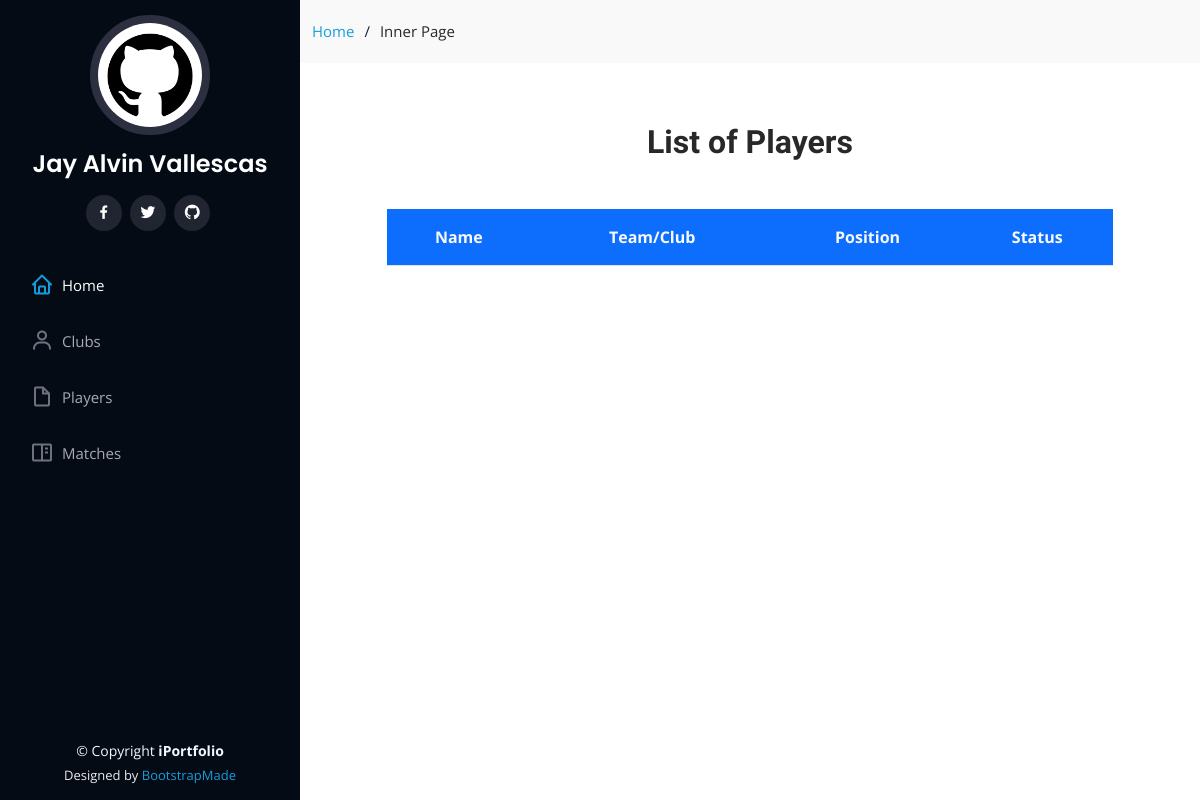
Before: /player/ with the older database file.
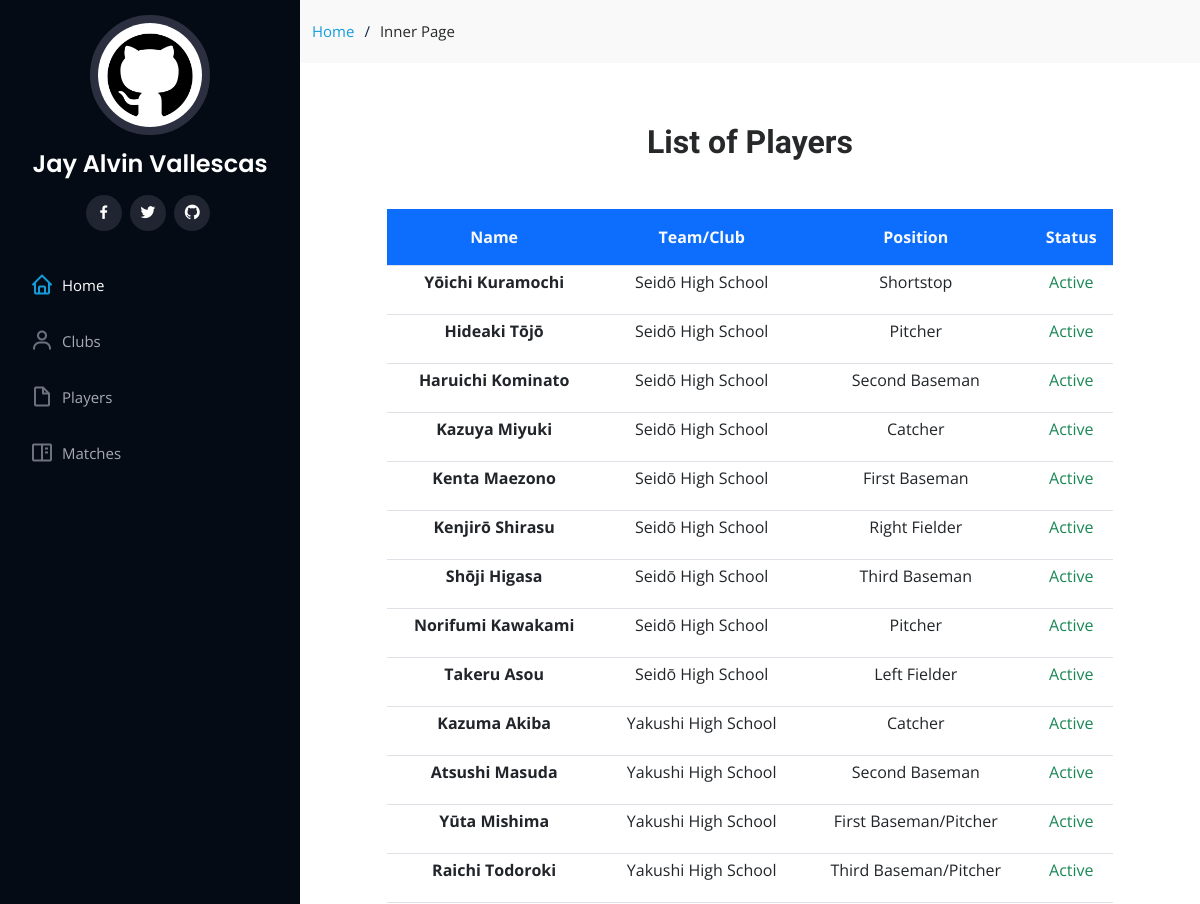
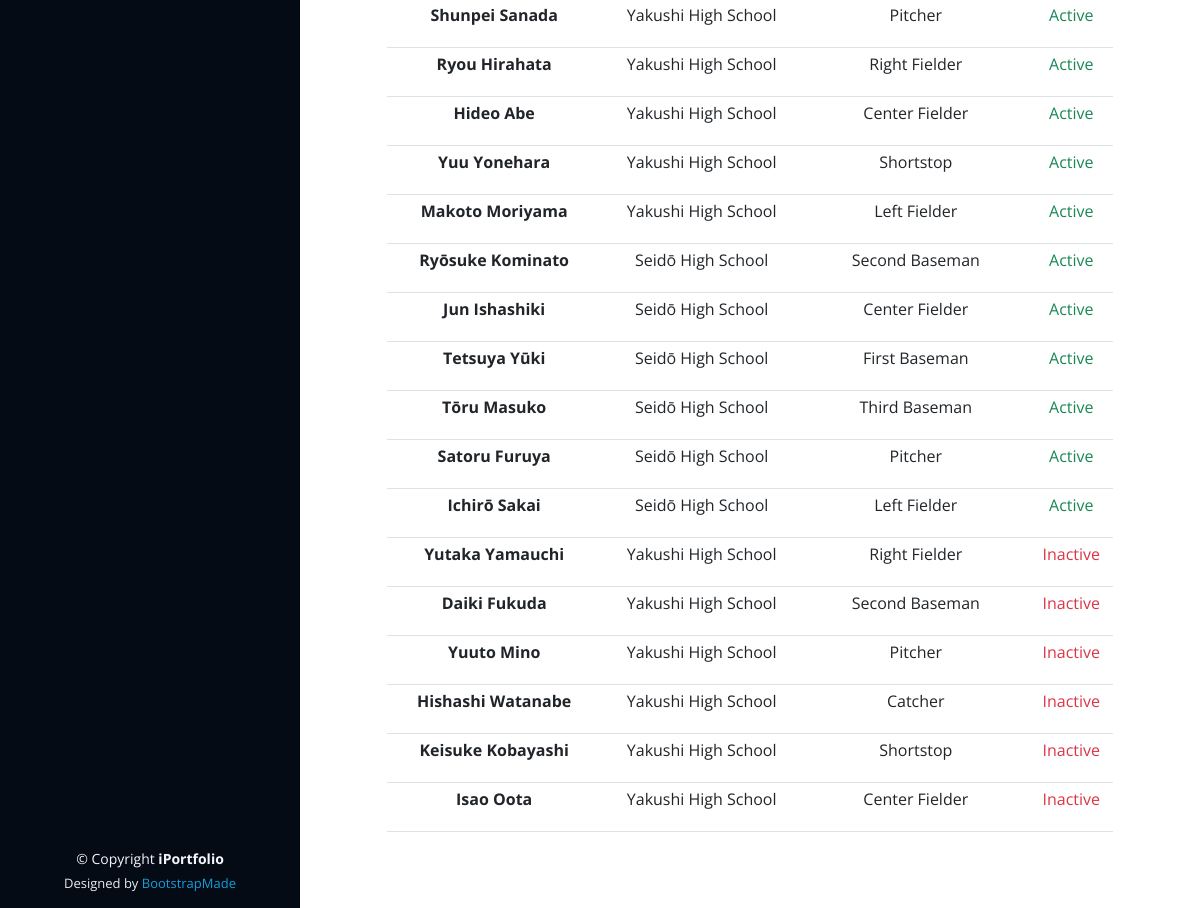
After: the same page with the newer database file (2 pictures, top to bottom).
### baseball_/models.py (models this page shows, shortened)
class BaseModel(models.Model):
    created_at = models.DateTimeField(
        auto_now_add=True, db_index=True)
    updated_at = models.DateTimeField(auto_now=True)
    class Meta:
        abstract = True

class Play(BaseModel):
    STRING_CHOICES= (
    ('First String', 'First String'),
    ('Second String','Second String'))
    player = models.ForeignKey(Person, on_delete=models.CASCADE, related_name = "Player")
    team = models.ForeignKey(Club, on_delete=models.CASCADE, related_name = "Team")
    string_no = models.CharField(max_length=100, choices = STRING_CHOICES)
    isActive = models.BooleanField(default=False)
    pos = models.ForeignKey(Position, on_delete=models.CASCADE)

class Person(BaseModel):
    lastname = models.CharField(max_length=100)
    firstname = models.CharField(max_length=100)
    email = models.EmailField(null=True, blank=True, max_length=100)
    height = models.DecimalField(max_digits=10, decimal_places=5, null=True)
    weight = models.DecimalField(max_digits=10, decimal_places=5, null=True)

class Club(BaseModel):
    name = models.CharField(max_length=100)
    coach = models.ForeignKey(Person, on_delete=models.CASCADE)
    description = models.TextField(null=True, blank=True)
    dorm_latitude = models.DecimalField(max_digits=22, decimal_places=16, null=True, blank=True)
    dorm_longitude = models.DecimalField(max_digits=22, decimal_places=16, null=True, blank=True)
    team_pic = models.ImageField(default="defaultimg.png", null=True, blank=True, verbose_name="Team Image")

class Position(BaseModel):
    description = models.CharField(max_length=100)

### baseball_/views.py (the view)
# urls.py: path('player/',views.PlayerView.as_view(), name='player'),
class PlayerView(ListView):
    model = Play
    context_object_name = 'play'
    template_name = "player.html"
    def get_context_data(self, **kwargs):
        context = super().get_context_data(**kwargs)
        context['header_text'] = 'List of Players'
        return context
    def get_queryset(self, *args, **kwargs):
        qs = super(PlayerView, self).get_queryset(*args, **kwargs)
        return qs

### landingpage/templates/player.html
{% extends 'base.html' %}
{% load static %}
{% block content %}
<div class="container">
     <h2 class="col-12 text-center mb-5">
      <strong>{{ header_text }}</strong>
    </h2>
    <div class="row">
    <div class="col-10 mx-auto">
        <table class="table table-sm text-center">
            <thead class="bg-primary text-light">
              <tr>
                <th class="py-3" scope="col">Name</th>
                <th class="py-3" scope="col">Team/Club</th>
                <th class="py-3" scope="col">Position</th>
                <th class="py-3" scope="col">Status</th>
              </tr>
            </thead>
            <tbody>
                {% for object in object_list %}
              <tr>
                <th scope="row">{{ object.player.firstname }} {{ object.player.lastname }}</th>
                <td>{{ object.team.name }}</td>
                <td>{{ object.pos.description }}</td>
                  <td>{% if object.isActive == True %} <p class="text-success"> Active </p> {% else %} <p class="text-danger"> Inactive </p> {% endif %}</td>
              </tr>
              {% endfor %}
            </tbody>
          </table>
    </div>
    </div>
  </div>
{% endblock content %}

Changed rows visible on the page:
added Play: player.firstname "Yōichi", player.lastname "Kuramochi", team.name "Seidō High School", pos.description "Shortstop", isActive "Active"
added Play: player.firstname "Hideaki", player.lastname "Tōjō", team.name "Seidō High School", pos.description "Pitcher", isActive "Active"
added Play: player.firstname "Haruichi", player.lastname "Kominato", team.name "Seidō High School", pos.description "Second Baseman", isActive "Active"
added Play: player.firstname "Kazuya", player.lastname "Miyuki", team.name "Seidō High School", pos.description "Catcher", isActive "Active"
added Play: player.firstname "Kenta", player.lastname "Maezono", team.name "Seidō High School", pos.description "First Baseman", isActive "Active"
added Play: player.firstname "Kenjirō", player.lastname "Shirasu", team.name "Seidō High School", pos.description "Right Fielder", isActive "Active"
added Play: player.firstname "Shōji", player.lastname "Higasa", team.name "Seidō High School", pos.description "Third Baseman", isActive "Active"
added Play: player.firstname "Norifumi", player.lastname "Kawakami", team.name "Seidō High School", pos.description "Pitcher", isActive "Active"
added Play: player.firstname "Takeru", player.lastname "Asou", team.name "Seidō High School", pos.description "Left Fielder", isActive "Active"
added Play: player.firstname "Kazuma", player.lastname "Akiba", team.name "Yakushi High School", pos.description "Catcher", isActive "Active"
added Play: player.firstname "Atsushi", player.lastname "Masuda", team.name "Yakushi High School", pos.description "Second Baseman", isActive "Active"
added Play: player.firstname "Yūta", player.lastname "Mishima", team.name "Yakushi High School", pos.description "First Baseman/Pitcher", isActive "Active"
added Play: player.firstname "Raichi", player.lastname "Todoroki", team.name "Yakushi High School", pos.description "Third Baseman/Pitcher", isActive "Active"
added Play: player.firstname "Shunpei", player.lastname "Sanada", team.name "Yakushi High School", pos.description "Pitcher", isActive "Active"
added Play: player.firstname "Ryou", player.lastname "Hirahata", team.name "Yakushi High School", pos.description "Right Fielder", isActive "Active"
added Play: player.firstname "Hideo", player.lastname "Abe", team.name "Yakushi High School", pos.description "Center Fielder", isActive "Active"
added Play: player.firstname "Yuu", player.lastname "Yonehara", team.name "Yakushi High School", pos.description "Shortstop", isActive "Active"
added Play: player.firstname "Makoto", player.lastname "Moriyama", team.name "Yakushi High School", pos.description "Left Fielder", isActive "Active"
added Play: player.firstname "Ryōsuke", player.lastname "Kominato", team.name "Seidō High School", pos.description "Second Baseman", isActive "Active"
added Play: player.firstname "Jun", player.lastname "Ishashiki", team.name "Seidō High School", pos.description "Center Fielder", isActive "Active"
added Play: player.firstname "Tetsuya", player.lastname "Yūki", team.name "Seidō High School", pos.description "First Baseman", isActive "Active"
added Play: player.firstname "Tōru", player.lastname "Masuko", team.name "Seidō High School", pos.description "Third Baseman", isActive "Active"
added Play: player.firstname "Satoru", player.lastname "Furuya", team.name "Seidō High School", pos.description "Pitcher", isActive "Active"
added Play: player.firstname "Ichirō", player.lastname "Sakai", team.name "Seidō High School", pos.description "Left Fielder", isActive "Active"
added Play: player.firstname "Yutaka", player.lastname "Yamauchi", team.name "Yakushi High School", pos.description "Right Fielder", isActive "Inactive"
added Play: player.firstname "Daiki", player.lastname "Fukuda", team.name "Yakushi High School", pos.description "Second Baseman", isActive "Inactive"
added Play: player.firstname "Yuuto", player.lastname "Mino", team.name "Yakushi High School", pos.description "Pitcher", isActive "Inactive"
added Play: player.firstname "Hishashi", player.lastname "Watanabe", team.name "Yakushi High School", pos.description "Catcher", isActive "Inactive"
added Play: player.firstname "Keisuke", player.lastname "Kobayashi", team.name "Yakushi High School", pos.description "Shortstop", isActive "Inactive"
added Play: player.firstname "Isao", player.lastname "Oota", team.name "Yakushi High School", pos.description "Center Fielder", isActive "Inactive"
